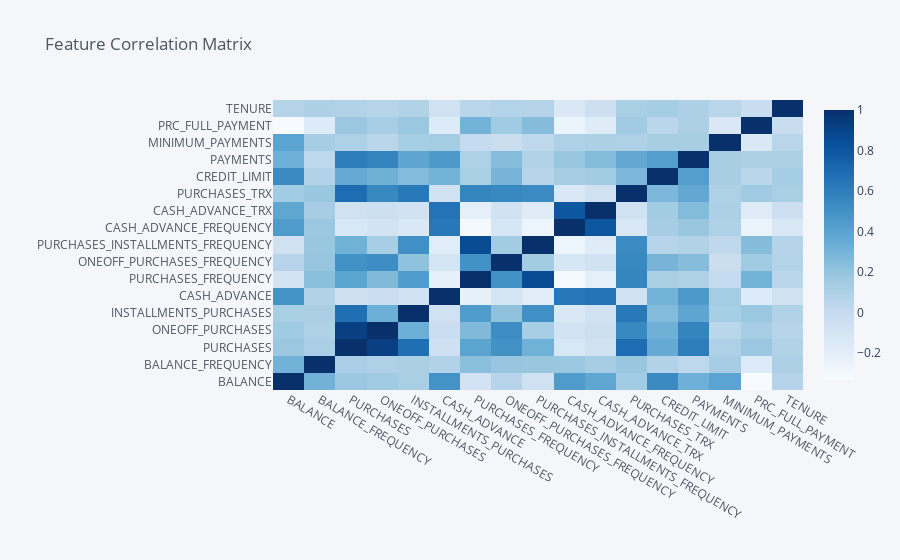

The cell this chart's notebook holds for it:
### Code cell
df.corr().iplot(kind='heatmap',colorscale="Blues",title="Feature Correlation Matrix")

### Figure 1 — Plotly figure (JSON) as saved in the notebook; plotly's stock layout.template omitted (floating-point values rounded to 4 significant figures; data arrays with more than 128 entries replaced by an {"elided": "..."} marker saying what was removed)
{"data": [{"colorscale": [[0, "rgb(247,251,255)"], [0.125, "rgb(222,235,247)"], [0.25, "rgb(198,219,239)"], [0.375, "rgb(158,202,225)"], [0.5, "rgb(107,174,214)"], [0.625, "rgb(66,146,198)"], [0.75, "rgb(33,113,181)"], [0.875, "rgb(8,81,156)"], [1, "rgb(8,48,107)"]], "type": "heatmap", "x": ["BALANCE", "BALANCE_FREQUENCY", "PURCHASES", "ONEOFF_PURCHASES", "INSTALLMENTS_PURCHASES", "CASH_ADVANCE", "PURCHASES_FREQUENCY", "ONEOFF_PURCHASES_FREQUENCY", "PURCHASES_INSTALLMENTS_FREQUENCY", "CASH_ADVANCE_FREQUENCY", "CASH_ADVANCE_TRX", "PURCHASES_TRX", "CREDIT_LIMIT", "PAYMENTS", "MINIMUM_PAYMENTS", "PRC_FULL_PAYMENT", "TENURE"], "y": ["BALANCE", "BALANCE_FREQUENCY", "PURCHASES", "ONEOFF_PURCHASES", "INSTALLMENTS_PURCHASES", "CASH_ADVANCE", "PURCHASES_FREQUENCY", "ONEOFF_PURCHASES_FREQUENCY", "PURCHASES_INSTALLMENTS_FREQUENCY", "CASH_ADVANCE_FREQUENCY", "CASH_ADVANCE_TRX", "PURCHASES_TRX", "CREDIT_LIMIT", "PAYMENTS", "MINIMUM_PAYMENTS", "PRC_FULL_PAYMENT", "TENURE"], "z": {"elided": "17x17 float values"}, "zmax": 1, "zmin": -0.3336}], "layout": {"legend": {"bgcolor": "#F5F6F9", "font": {"color": "#4D5663"}}, "paper_bgcolor": "#F5F6F9", "plot_bgcolor": "#F5F6F9", "title": {"font": {"color": "#4D5663"}, "text": "Feature Correlation Matrix"}, "xaxis": {"gridcolor": "#E1E5ED", "showgrid": true, "tickfont": {"color": "#4D5663"}, "title": {"font": {"color": "#4D5663"}, "text": ""}, "zerolinecolor": "#E1E5ED"}, "yaxis": {"gridcolor": "#E1E5ED", "showgrid": true, "tickfont": {"color": "#4D5663"}, "title": {"font": {"color": "#4D5663"}, "text": ""}, "zerolinecolor": "#E1E5ED"}}}
